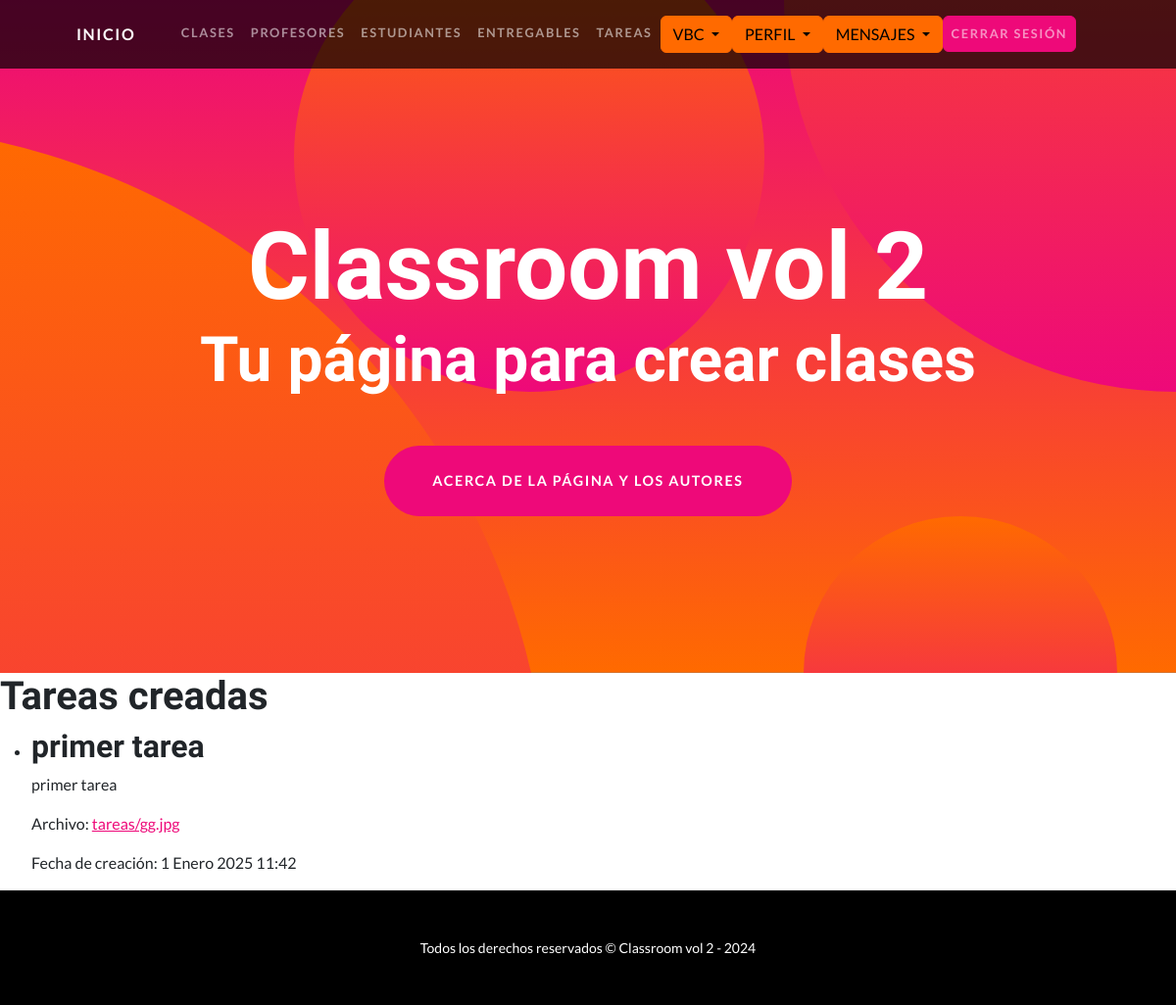
/ver-tareas/ (signed in), run on the app's committed database.
### laApp/models.py (models this page shows, shortened)
class Tarea(models.Model):
    titulo = models.CharField(max_length=200)
    descripcion = models.TextField()
    archivo = models.FileField(upload_to='tareas/')
    fecha_creacion = models.DateTimeField(auto_now_add=True)

### laApp/views.py (the view)
# urls.py: path('ver-tareas/', views.ver_tareas, name='ver-tareas'),
def ver_tareas(request):
    tareas = Tarea.objects.all()
    return render(request, 'laApp/ver-tareas.html', {'tareas': tareas})

### laApp/templates/laApp/ver-tareas.html
{% extends 'laApp/base.html' %}
{% block content %}
  <h1>Tareas creadas</h1>
  <ul>
    {% for tarea in tareas %}
      <li>
        <h2>{{ tarea.titulo }}</h2>
        <p>{{ tarea.descripcion }}</p>
        <p>Archivo: <a href="{{ tarea.archivo.url }}">{{ tarea.archivo.name }}</a></p>
        <p>Fecha de creación: {{ tarea.fecha_creacion }}</p>
      </li>
    {% endfor %}
  </ul>
{% endblock %}

### data on the page
Tarea: titulo "primer tarea", descripcion "primer tarea", archivo.name "tareas/gg.jpg", fecha_creacion "1 Enero 2025 11:42"
